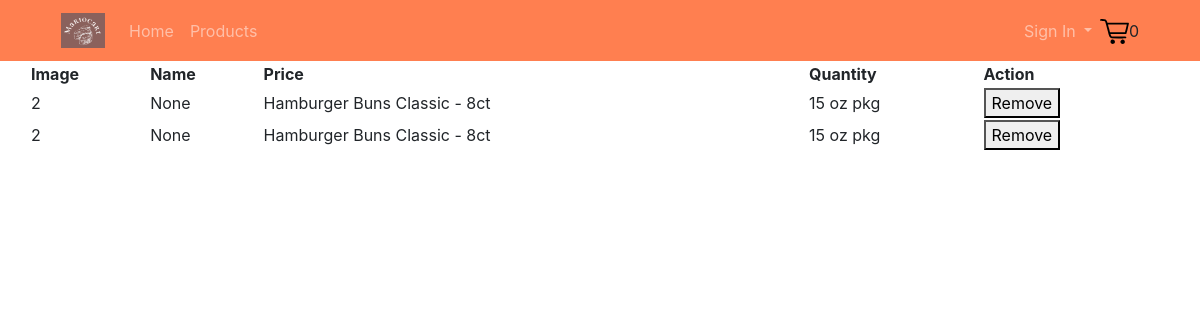
The page /cart on the database its author committed.
### tables this page shows
CREATE TABLE cart (
    cartid INTEGER PRIMARY KEY AUTOINCREMENT NOT NULL,
    productid TEXT NOT NULL,
    id INTEGER,
    name TEXT NOT NULL,
    price REAL,
    weight TEXT,
    quantity INT,
    image TEXT,
    foreign key (productid) references products(productid) 
    foreign key (id) references users(id)
);

### run.py (the view)
@app.route('/cart')
def cart():
    data = get_db().select('SELECT * FROM cart')
    print(data)
    return render_template('cart.html', data=data)

### db.py (called while the page is built)
    def select(self, sql, parameters=[]):
        c = self.conn.cursor()
        c.execute(sql, parameters)
        return c.fetchall()

### run.py (called while the page is built)
def get_db():
    db = getattr(g, '_database', None)
    if db is None:
        db = Database(DATABASE_PATH)
    return db

### templates/cart.html (shortened to what this page needs)
{% extends 'base.html' %}
{% block content %}
<table class="container">
  <thead>
    <tr>
      <th>Image</th>
      <th>Name</th>
      <th>Price</th>
      <th>Quantity</th>
      <th>Action</th>
    </tr>
  </thead>
  <tbody>
    {% for item in data %}
    <tr>
      <td>{{ item[6] }}</td>
      <td>{{ item[2] }}</td>
      <td>{{ item[3] }}</td>
      <td>{{ item[5] }}</td>
      <td><button class="remove-from-cart-btn" data-product-id="{{ item[1] }}">Remove</button></td>
    </tr>
    {% endfor %}
  </tbody>
</table>
{% endblock %}

### static/css/base.css (style rules this page uses)
body { font-size: 1rem; }

### rows shown on the page
cart: quantity "2", item "None", name "Hamburger Buns Classic - 8ct", weight "15 oz pkg"
cart: quantity "2", item "None", name "Hamburger Buns Classic - 8ct", weight "15 oz pkg"
